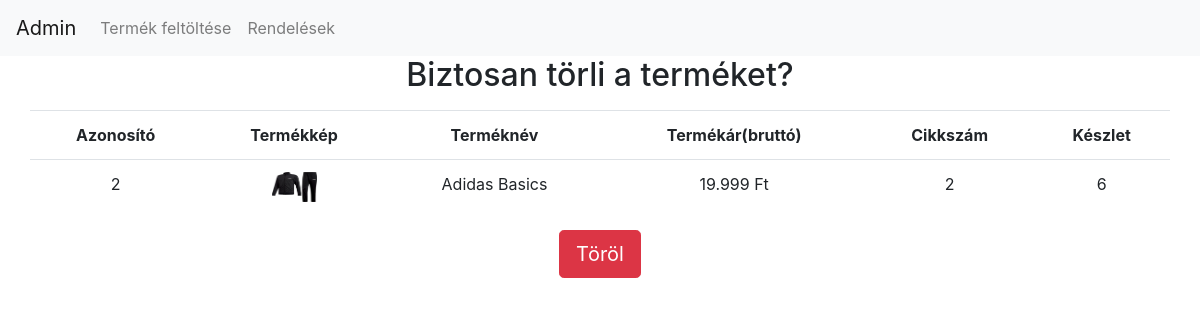
The page /admin/admin_torol.php?id=2 on the database its author committed.
### tables this page shows
CREATE TABLE `termekek` (
  `id` int(5) NOT NULL,
  `kategoria` varchar(100) NOT NULL,
  `nev` varchar(255) NOT NULL,
  `cikkszam` decimal(10,0) NOT NULL,
  `ar` decimal(10,0) NOT NULL,
  `rleiras` varchar(255) NOT NULL,
  `hleiras` mediumtext NOT NULL,
  `kep` varchar(255) NOT NULL,
  `keszlet` int(3) NOT NULL,
  `aktiv` int(1) NOT NULL DEFAULT 1
);

### admin/admin_torol.php (the view, shortened to what this page needs)
<!DOCTYPE html>
<html lang="en">
<head>
<link rel="stylesheet" href="https://cdnjs.cloudflare.com/ajax/libs/twitter-bootstrap/4.5.2/css/bootstrap.min.css">
<link rel="stylesheet" href="https://cdnjs.cloudflare.com/ajax/libs/font-awesome/5.15.0/css/all.min.css">
</head>
<body>
<nav class="navbar navbar-expand-lg navbar-light bg-light">
  <a class="navbar-brand" href="index.php">Admin</a>
  <div class="collapse navbar-collapse" id="navbarNav">
    <ul class="navbar-nav">
      <li class="nav-item">
        <a class="nav-link" href="admin_feltolt.php">Termék feltöltése</a>
      </li>
      <li class="nav-item">
        <a class="nav-link" href="admin_rendeles.php">Rendelések</a>
      </li>
    </ul>
  </div>
</nav>
<div class="container">
    <h2 class="text-center">Biztosan törli a terméket?</h2>
    <div class="row justify-content-center">
        <table class="table table-stiped text-center">
            <tr>
                <th>Azonosító</th>
                <th>Termékkép</th>
                <th>Terméknév</th>
                <th>Termékár(bruttó)</th>
                <th>Cikkszám</th>
                <th>Készlet</th>
            </tr>
            <?php
                $con = mysqli_connect("localhost","root","","webshop");
                mysqli_query($con, "SET NAMES utf8");
                if(isset($_GET["id"])){
                    $termekid = $_GET["id"];
                    $sql = "SELECT * FROM termekek WHERE id='$termekid'";
                }
                $result = mysqli_query($con, $sql);
                while($row = mysqli_fetch_array($result)){
                    ?>
                        <tr>
                            <td><?php echo $row["id"];  ?></td>
                            <td> <img src="<?php echo $row["kep"];  ?>" style="width:45px; height:30px;" /> </td>
                            <td><?php echo $row["nev"];  ?></td>
                            <td><?php echo number_format($row["ar"],0,".","."); ?> Ft</td>
                            <td><?php  echo $row["cikkszam"];  ?></td>
                            <td><?php  echo $row["keszlet"];  ?></td>
                        </tr>
                    <?php
                }
            ?>
        </table>
        <form action="" method="post">
            <button type="submit" name="delete" class="btn btn-danger btn-lg">Töröl</button>
        </form>
    </div>
</div>
</body>
</html>

### rows shown on the page
termekek: id "2", kep (picture), nev "Adidas Basics", ar "19.999", cikkszam "2", keszlet "6"
